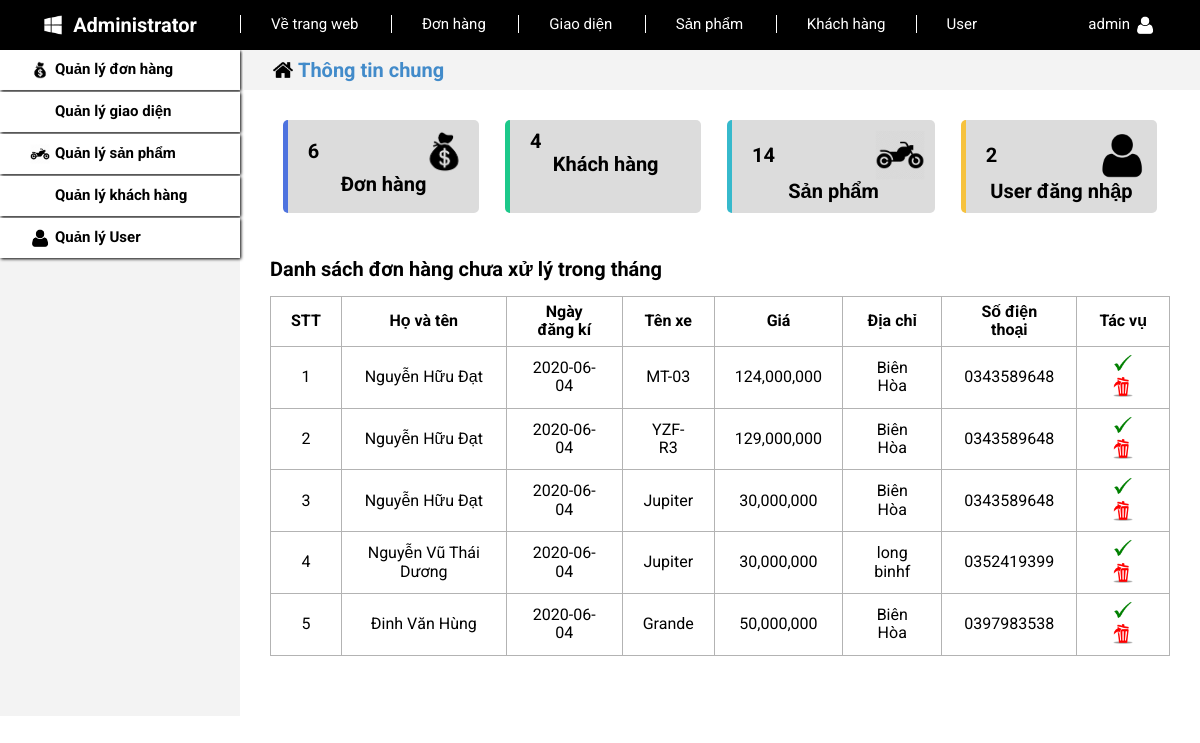
The app's page /Admin/index.php (signed in) with its own data.
### tables this page shows
CREATE TABLE `dondangki` (
  `MaDon` int(11) NOT NULL,
  `TenKH` varchar(50) NOT NULL,
  `NgayDK` date NOT NULL,
  `DiaChi` varchar(50) NOT NULL,
  `Sdt` varchar(10) NOT NULL,
  `Email` varchar(30) NOT NULL,
  `MaXe` varchar(10) NOT NULL,
  `DaXuLy` tinyint(1) NOT NULL
);

CREATE TABLE `xe` (
  `MaXe` varchar(10) NOT NULL,
  `TenXe` varchar(10) NOT NULL,
  `MaLoai` varchar(2) NOT NULL,
  `Gia` float NOT NULL,
  `HienThi` tinyint(1) NOT NULL,
  `Hinh` varchar(30) NOT NULL
);

### Admin/index.php (the view, shortened to what this page needs)
<?php
    include ('../INCLUDE/connect.php');
    include ('../INCLUDE/admin.php');
    $user = $_SESSION['user'];
    $sql = 'select count(MaXe) as tongxe from xe';
    $rs = mysqli_query($con, $sql);
    $r = mysqli_fetch_assoc($rs);
    $tongxe = $r['tongxe'];
    $sql = 'select count(Username) as tonguser from user';
    $rs = mysqli_query($con, $sql);
    $r = mysqli_fetch_assoc($rs);
    $tonguser = $r['tonguser'];
    $sql = 'select count(MaKH) as tongkh from khachhang';
    $rs = mysqli_query($con, $sql);
    $r = mysqli_fetch_assoc($rs);
    $tongkh = $r['tongkh'];
    $sql = 'select count(MaDon) as tongdon from dondangki';
    $rs = mysqli_query($con, $sql);
    $r = mysqli_fetch_assoc($rs);
    $tongdon = $r['tongdon'];
?>
<!DOCTYPE html>
<html lang="en">
<head>
    <link rel="stylesheet" href="../CSS/main.css">
    <link rel="stylesheet" href="../CSS/adindex.css">
</head>
<body>
    <?php
        echo $adheader;
        if($user == 'admin')
        {
            echo '<a href="user.php" class="admin-header-center-link">User</a>';
        }
        echo $adheader1.$user.$adheader2;
        echo $adbody;
        if($user == 'admin')
        {
        echo '<a href="user.php" class="body-left-group">
                <img src="../IMG/user.png" alt="" class="body-left-group-icon">
                <span class="body-left-group-title">Quản lý User</span>
            </a>';
        }
        echo $adbody1;
    ?>
    <div class="body-main">
        <div class="body-main-header">
            <img src="../IMG/home.png" alt="" class="body-left-group-icon">
            <span class="body-main-header-title">Thông tin chung</span>
        </div>
        <div class="report">
            <div class="report-body" style = "border-left: 0.5rem solid #4E73DF">
                <div class="report-body-top">
                    <span><?=$tongdon?></span>
                    <img src="../IMG/donhang.png" alt="">
                </div>
                <div class="report-body-bottom">
                    <span>Đơn hàng</span>
                </div>
            </div>
            <div class="report-body" style = "border-left: 0.5rem solid #1CC88A">
                <div class="report-body-top">
                    <span><?=$tongkh?></span>
                </div>
                <div class="report-body-bottom">
                    <span>Khách hàng</span>
                </div>
            </div>
            <div class="report-body" style = "border-left: 0.5rem solid #36B9CC">
                <div class="report-body-top">
                    <span><?=$tongxe?></span>
                    <img src="../IMG/moto.png" alt="">
                </div>
                <div class="report-body-bottom">
                    <span>Sản phẩm</span>
                </div>
            </div>
            <div class="report-body" style = "border-left: 0.5rem solid #F6C23E">
                <div class="report-body-top">
                    <span><?=$tonguser?></span>
                    <img src="../IMG/user.png" alt="">
                </div>
                <div class="report-body-bottom">
                    <span>User đăng nhập</span>
                </div>
            </div>
        </div>
        <div class="body-main-content">
            <div class="body-main-content-header">
                <span class="body-main-content-header-title">Danh sách đơn hàng chưa xử lý trong tháng</span>
            </div>
            <table class="body-main-content-table">
                <tr>
                    <th>STT</th>
                    <th>Họ và tên</th>
                    <th>Ngày đăng kí</th>
                    <th>Tên xe</th>
                    <th>Giá</th>
                    <th>Địa chỉ</th>
                    <th>Số điện thoại</th>
                    <th>Tác vụ</th>
                </tr>
                <?php
                    $stt = 1;
                    $sql = 'SELECT dondangki.*,xe.TenXe,xe.Gia FROM dondangki, xe WHERE dondangki.MaXe = xe.MaXe and DaXuLy = 0 and MONTH(NgayDK) = '.getdate()['mon'];
                    $rs = mysqli_query($con, $sql);
                    while ($r = mysqli_fetch_assoc($rs)){
                        $madon = $r['MaDon'];
                        $tenkh = $r['TenKH'];
                        $ngaydk = $r['NgayDK'];
                        $tenxe = $r['TenXe'];
                        $gia = $r['Gia'];
                        $gia = number_format($gia);
                        $diachi = $r['DiaChi'];
                        $sdt = $r['Sdt'];
                        echo '<tr>
                                <td>'.$stt.'</td>
                                <td>'.$tenkh.'</td>
                                <td>'.$ngaydk.'</td>
                                <td>'.$tenxe.'</td>
                                <td>'.$gia.'</td>
                                <td>'.$diachi.'</td>
                                <td>'.$sdt.'</td>
                                <td><a href="order/edit.php?id='.$madon.'"><img src="../IMG/xuly.png" alt="" class="table-img"></a>
                                <a href="order/delete.php?id='.$madon.'"><img src="../IMG/delete.png" alt="" class="table-img"></a></td>
                            </tr>';
                        $stt++;
                    }
                    ?>
            </table>
        </div>
    </div>
</body>
</html>

### INCLUDE/admin.php
<?php
    $adheader = '<div class="admin-header">
    <div class="admin-header-row">
        <div class="admin-header-left">
            <img src="../IMG/windows.png" alt="" class="admin-header-left-img">
            <a href="index.php" class="admin-header-left-title">Administrator</a>
        </div>
        <div class="admin-header-center">
            <a href="../index.php" class="admin-header-center-link">Về trang web</a>
            <a href="order.php" class="admin-header-center-link">Đơn hàng</a>
            <a href="display.php" class="admin-header-center-link">Giao diện</a>
            <a href="products.php" class="admin-header-center-link">Sản phẩm</a>
            <a href="customers.php" class="admin-header-center-link">Khách hàng</a>';
    $adheader1 = '</div>
        <div class="admin-header-right">
            <span class="admin-header-right-title">';
    $adheader2 = '</span>
            <img src="../IMG/avata.png" alt="" class="admin-header-right-img">
            <img src="../IMG/down.png" alt="" class="admin-header-right-icon">
            <div class="user">
                <div class="user-group">
                    <div class="user-link"><a href="user/edit.php" class="user-edit">Đổi mật khẩu</a></div>
                    <div class="user-link">
                        <form name="frmThoat" method="post" action="">
                            <input type="submit" name="thoat" id="thoat" value="Đăng xuất" onclick="" />
                        </form>
                    </div>
                </div>
            </div>
        </div>
    </div>
</div>';
    $adbody = '<div class="body">
    <div class="body-left">
    <a href="order.php" class="body-left-group">
        <img src="../IMG/donhang.png" alt="" class="body-left-group-icon">
        <span class="body-left-group-title">Quản lý đơn hàng</span>
    </a>
    <a href="display.php" class="body-left-group">
        <img src="../IMG/menu.png" alt="" class="body-left-group-icon">
        <span class="body-left-group-title">Quản lý giao diện</span>
    </a>
    <a href="products.php" class="body-left-group">
        <img src="../IMG/moto.png" alt="" class="body-left-group-icon">
        <span class="body-left-group-title">Quản lý sản phẩm</span>
    </a>
    <a href="customers.php" class="body-left-group">
        <img src="../IMG/khachhang.png" alt="" class="body-left-group-icon">
        <span class="body-left-group-title">Quản lý khách hàng</span>
    </a>';
    $adbody1 = '</div>';
?>

### CSS/main.css (style rules this page uses)
html { line-height:1.15;-webkit-text-size-adjust:100% }
body { margin:0 }
a { background-color:transparent }
img { border-style:none }
* { box-sizing: inherit; }
html { font-size: 62.5%; font-family: 'Roboto', sans-serif; box-sizing: border-box; background-color: black; }

### CSS/adindex.css (style rules this page uses)
html { background-color: white; }
html a { text-decoration: none; }
.admin-header { width: 100%; background-color: black; position: fixed; }
.admin-header-row { position: relative; padding: 10px 0; display: flex; justify-content: space-between; align-items: center; height: 50px; }
.admin-header-left { width: 20%; text-align: center; display: flex; justify-content: center; align-items: center; }
.admin-header-left-img { width: 20px; height: 20px; margin-right: 10px; }
.admin-header-left-title { color: white; font-size: 2rem; font-weight: bold; }
.admin-header-center { flex: 3; }
.admin-header-center-link { color: white; font-size: 1.5rem; padding: 0 30px; border-left: white solid 1px; }
.admin-header-right { text-align: right; display: flex; justify-content: flex-end; padding: 0 30px; align-items: center; cursor: pointer; }
.admin-header-right-title { color: white; font-size: 1.5rem; }
.admin-header-right-img { width: 20px; margin-left: 5px; }
.body { display: flex; }
.body-left { width: 20%; background-color: #F3F3F3; margin-top: 50px; }
.body-main { width: 80%; }
.body-left-group { display: flex; align-items: center; height: 40px; background-color: #ffffff; margin-bottom: 2px; box-shadow: black 1px 1px 3px; }
.body-left-group-icon { width: 20px; margin: 0 5px 0 30px }
.body-left-group-title { font-size: 1.5rem; color: black; font-weight: bold; }
.body-main { margin-top: 50px; margin-bottom: 30px; }
.body-main-header { height: 40px; display: flex; background-color: #F3F3F3; align-items: center; margin-left: 3px; }
.body-main-header-title { font-size: 2rem; font-weight: bold; color: #428BCA; }
.body-main-content { width: 100%; font-size: 1.6rem; }
.body-main-content-header { display: flex; justify-content: space-between; align-items: center; padding: 15px 30px; }
.body-main-content-header-title { font-size: 2rem; font-weight: bold; }
.body-main-content-table { border-collapse: collapse; width: calc(100% - 60px); margin: 0 30px 30px 30px; overflow-x:auto; }
.body-main-content-table td,th { padding: 0.6rem 2rem; border: 1px solid #b3b3b3; text-align: center; }
.table-img { width: 20px; margin: 0 5px 0 5px; }
.report { display: flex; justify-content: space-around; margin: 30px; }
.report-body { background-color: #dcdcdc; padding: 10px; border-radius: 5px; }
.report-body-top { display: flex; justify-content: space-between; align-items: center; }
.report-body-top span { font-size: 2rem; font-weight: bold; margin-left: 10px; margin-right: 50px; }
.report-body-top img { width: 50px; margin-left: 50px; }
.report-body-bottom { text-align: center; }
.report-body-bottom span { font-size: 2rem; font-weight: bold; }

### records on screen
dondangki: TenKH "Nguyễn Hữu Đạt", NgayDK "2020-06-04", MaXe.TenXe "MT-03", MaXe.Gia "124,000,000", DiaChi "Biên Hòa", Sdt "0343589648"
dondangki: TenKH "Nguyễn Hữu Đạt", NgayDK "2020-06-04", MaXe.TenXe "YZF-R3", MaXe.Gia "129,000,000", DiaChi "Biên Hòa", Sdt "0343589648"
dondangki: TenKH "Nguyễn Hữu Đạt", NgayDK "2020-06-04", MaXe.TenXe "Jupiter", MaXe.Gia "30,000,000", DiaChi "Biên Hòa", Sdt "0343589648"
dondangki: TenKH "Nguyễn Vũ Thái Dương", NgayDK "2020-06-04", MaXe.TenXe "Jupiter", MaXe.Gia "30,000,000", DiaChi "long binhf", Sdt "0352419399"
dondangki: TenKH "Đinh Văn Hùng", NgayDK "2020-06-04", MaXe.TenXe "Grande", MaXe.Gia "50,000,000", DiaChi "Biên Hòa", Sdt "0397983538"

### other values on screen
$user "admin"
$tongdon "6"
$tongkh "4"
$tongxe "14"
$tonguser "2"
